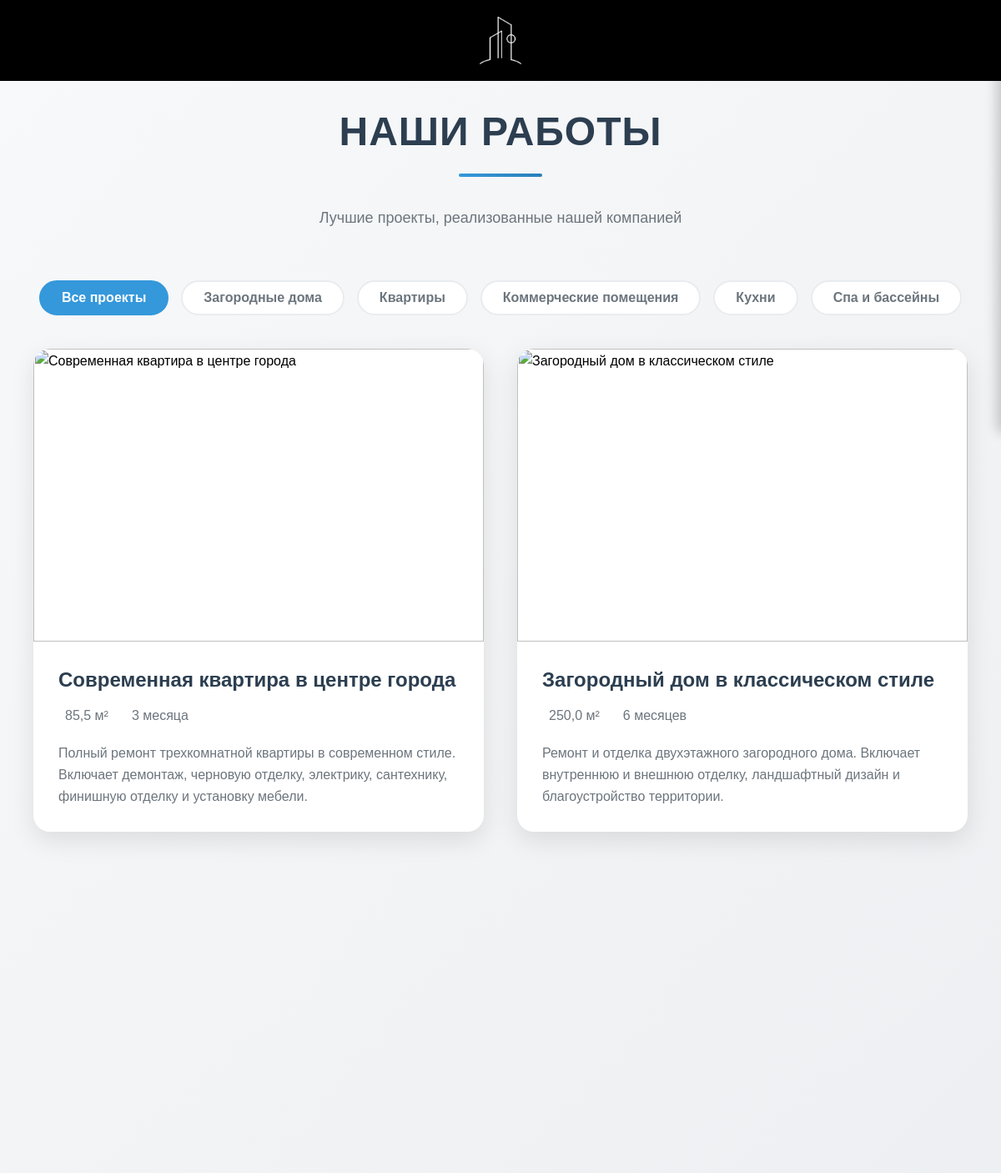
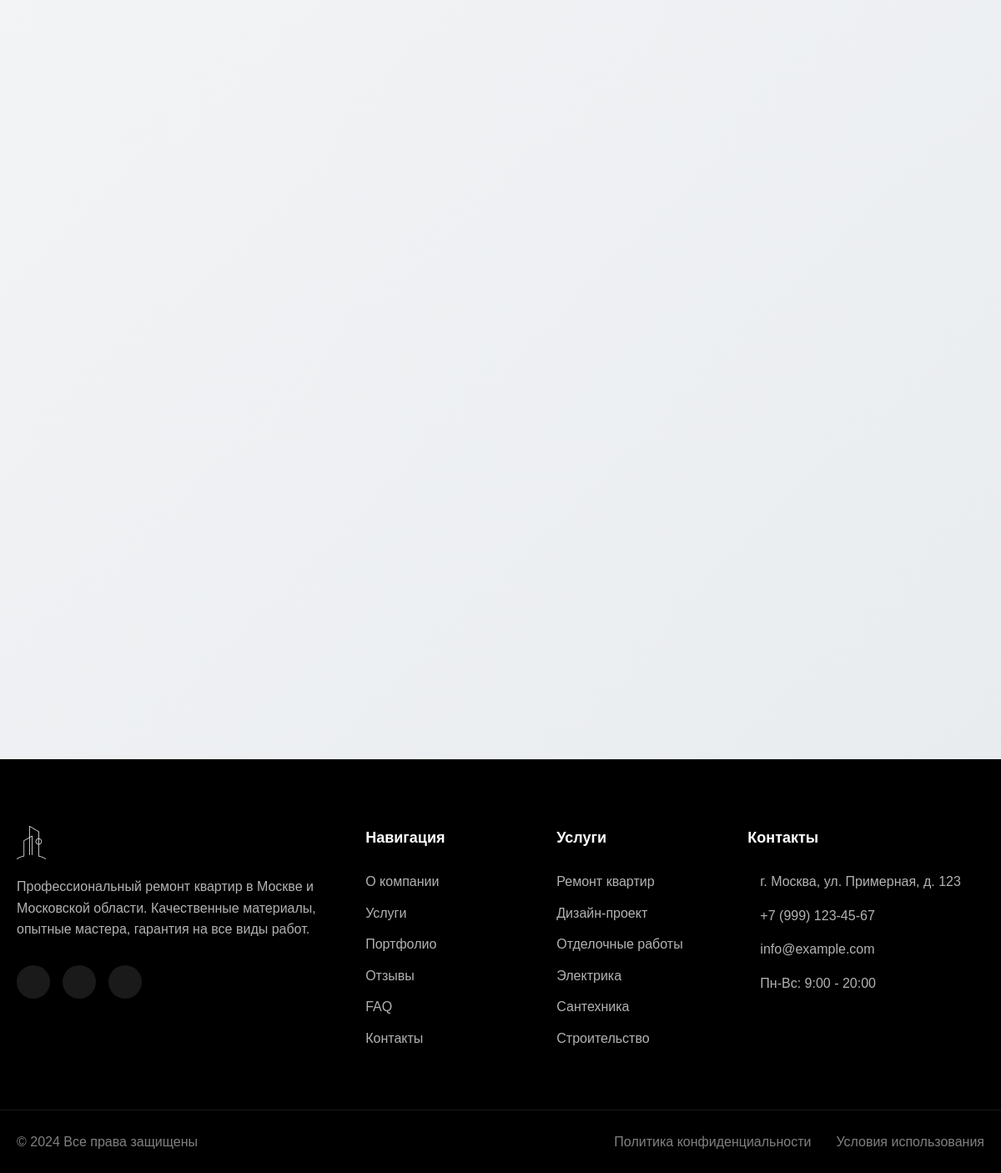
Screenshot of /portfolio.php with the database file from the repository (2 pictures, top to bottom).
### tables this page shows
CREATE TABLE IF NOT EXISTS portfolio (
    id INT AUTO_INCREMENT PRIMARY KEY,
    title VARCHAR(255) NOT NULL,
    description TEXT NOT NULL,
    category VARCHAR(100) NOT NULL,
    area DECIMAL(10,2),
    duration VARCHAR(50),
    client VARCHAR(255),
    main_image VARCHAR(255) NOT NULL,
    created_at TIMESTAMP DEFAULT CURRENT_TIMESTAMP,
    status ENUM('active', 'inactive') DEFAULT 'active'
);

### portfolio.php (the view, shortened to what this page needs)
<?php
require_once 'includes/db.php';
$stmt = $pdo->query('SELECT DISTINCT category FROM portfolio WHERE status = "active" ORDER BY category');
$categories = $stmt->fetchAll(PDO::FETCH_COLUMN);
$selectedCategory = isset($_GET['category']) ? $_GET['category'] : '';
$sql = 'SELECT * FROM portfolio WHERE status = "active"';
$sql .= ' ORDER BY created_at DESC';
$stmt = $pdo->prepare($sql);
if ($selectedCategory) {
    $stmt->execute([$selectedCategory]);
} else {
    $stmt->execute();
}
$projects = $stmt->fetchAll();
include 'includes/header.php';
?>
<link rel="stylesheet" href="assets/css/main.css">
<link rel="stylesheet" href="assets/css/portfolio.css">
<main class="portfolio-page">
    <div class="container">
        <div class="portfolio-page__header">
            <h1 class="portfolio-page__title">Наши работы</h1>
            <p class="portfolio-page__subtitle">Лучшие проекты, реализованные нашей компанией</p>
        </div>
        <div class="portfolio-page__filters">
            <button class="portfolio-page__filter-button <?php echo !$selectedCategory ? 'active' : ''; ?>"
                    data-category="">
                Все проекты
            </button>
            <?php foreach ($categories as $category): ?>
                <button class="portfolio-page__filter-button <?php echo $selectedCategory === $category ? 'active' : ''; ?>"
                        data-category="<?php echo htmlspecialchars($category); ?>">
                    <?php echo htmlspecialchars($category); ?>
                </button>
            <?php endforeach; ?>
        </div>
        <div class="portfolio-page__grid">
            <?php foreach ($projects as $project): ?>
                <div class="portfolio-page__card" data-category="<?php echo htmlspecialchars($project['category']); ?>">
                    <div class="portfolio-page__card-image">
                    </div>
                    <div class="portfolio-page__card-content">
                        <h3 class="portfolio-page__card-title">
                            <?php echo htmlspecialchars($project['title']); ?>
                        </h3>
                        <div class="portfolio-page__card-info">
                            <?php if ($project['area']): ?>
                                <div class="portfolio-page__card-area">
                                    <?php echo number_format($project['area'], 1, ',', ' '); ?> м²
                                </div>
                            <?php endif; ?>
                            <?php if ($project['duration']): ?>
                                <div class="portfolio-page__card-duration">
                                    <?php echo htmlspecialchars($project['duration']); ?>
                                </div>
                            <?php endif; ?>
                        </div>
                        <p class="portfolio-page__card-description">
                            <?php echo htmlspecialchars($project['description']); ?>
                        </p>
                    </div>
                </div>
            <?php endforeach; ?>
        </div>
    </div>
</main>
<?php
include 'includes/footer.php';
?>

### assets/css/main.css (style rules this page uses)
* { margin: 0; padding: 0; box-sizing: border-box; font-family: var(--font-primary); }
.container { max-width: 1600px; margin: 0 auto; padding: 0 20px; }

### assets/css/portfolio.css (style rules this page uses)
.portfolio-page { padding: 120px 0 80px; background: linear-gradient(135deg, #f8f9fa 0%, #e9ecef 100%); min-height: 100vh; }
.portfolio-page__header { text-align: center; margin-bottom: 60px; }
.portfolio-page__title { font-size: 48px; font-weight: 700; color: #2c3e50; margin-bottom: 20px; position: relative; display: inline-block; text-transform: uppercase; letter-spacing: 1px; }
.portfolio-page__title::after { content: ''; position: absolute; bottom: -15px; left: 50%; transform: translateX(-50%); width: 100px; height: 4px; background: linear-gradient(90deg, #3498db, #2980b9); border-radius: 2px; }
.portfolio-page__subtitle { font-size: 18px; color: #6c757d; max-width: 700px; margin: 30px auto 0; line-height: 1.6; }
.portfolio-page__filters { display: flex; justify-content: center; flex-wrap: wrap; gap: 15px; margin-bottom: 40px; padding: 0 20px; }
.portfolio-page__filter-button { padding: 10px 25px; background: #fff; border: 2px solid #e9ecef; border-radius: 30px; font-size: 16px; font-weight: 600; color: #6c757d; cursor: pointer; transition: all 0.3s ease; }
.portfolio-page__filter-button.active { background: #3498db; border-color: #3498db; color: #fff; }
.portfolio-page__grid { display: grid; grid-template-columns: repeat(auto-fit, minmax(350px, 1fr)); gap: 40px; padding: 0 20px; }
.portfolio-page__card { background: #fff; border-radius: 20px; overflow: hidden; box-shadow: 0 10px 30px rgba(0,0,0,0.1); transition: all 0.4s cubic-bezier(0.165, 0.84, 0.44, 1); opacity: 0; transform: translateY(30px); }
.portfolio-page__card-image { position: relative; padding-top: 65%; overflow: hidden; }
.portfolio-page__card-content { padding: 30px; }
.portfolio-page__card-title { font-size: 24px; font-weight: 700; color: #2c3e50; margin-bottom: 15px; line-height: 1.3; }
.portfolio-page__card-info { display: flex; gap: 20px; margin-bottom: 20px; }
.portfolio-page__card-area, .portfolio-page__card-duration { display: flex; align-items: center; gap: 8px; font-size: 16px; color: #6c757d; }
.portfolio-page__card-description { font-size: 16px; color: #6c757d; line-height: 1.6; display: -webkit-box; -webkit-line-clamp: 3; -webkit-box-orient: vertical; overflow: hidden; }

### rows the page displays
portfolio: title "Современная квартира в центре города", area "85,5", duration "3 месяца", description "Полный ремонт трехкомнатной квартиры в современном стиле. Включает демонтаж, черновую отделку, электрику, сантехнику, финишную отделку и установку мебели."
portfolio: title "Загородный дом в классическом стиле", area "250,0", duration "6 месяцев", description "Ремонт и отделка двухэтажного загородного дома. Включает внутреннюю и внешнюю отделку, ландшафтный дизайн и благоустройство территории."

### other values shown
$category "Загородные дома"
$category "Квартиры"
$category "Коммерческие помещения"
$category "Кухни"
$category "Спа и бассейны"
